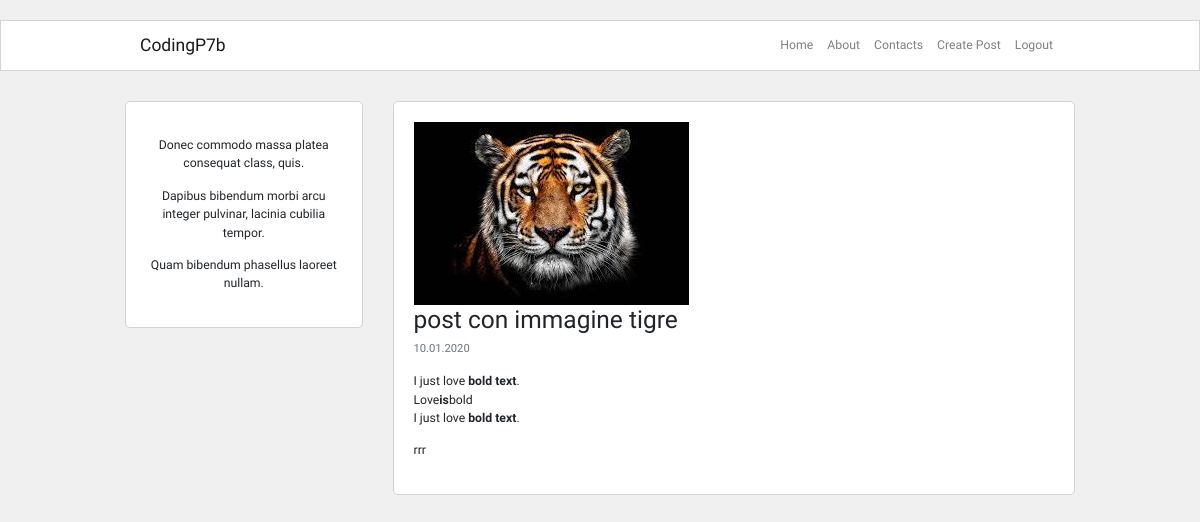
Screenshot of /posts/4444-z0vfu5 (signed in) with the database file from the repository.
### blog/models.py (models this page shows, shortened)
class Post(db.Model):
    id = db.Column(db.Integer, primary_key=True)
    user_id = db.Column(db.Integer, db.ForeignKey('user.id'), nullable=False)
    created_at = db.Column(db.DateTime, default=datetime.now)
    title = db.Column(db.String(120), nullable=False)
    description = db.Column(db.String(240))
    body = db.Column(db.Text(), nullable=False) # no string limits
    slug = db.Column(db.String(250))
    image = db.Column(db.String(120))

### blog/routes.py (the view)
@app.route("/posts/<string:post_slug>")
def post_detail(post_slug):  # adesso accetta lo slug
    post_instance = Post.query.filter_by(slug=post_slug).first_or_404()
    return render_template("post_detail.html", post=post_instance)

### blog/models.py (called while the page is built)
@login_manager.user_loader
def load_user(id):
    return User.query.get(int(id))

### blog/templates/post_detail.html (shortened to what this page needs)
{% extends 'base.html' %}
{% block content %}
<div class="container content-container">
    <div class="row no-gutters">
        <div class="col-md-9 order-md-2">
            <div class="post-page-block">
                {% if post.image %}
                <div>
                    <img class="img-fluid" src="{{ url_for('static', filename='img/posts/' + post.image) }}" alt="">
                </div>
                {% endif %}
                <h3>{{ post.title }}</h3>
                <p class="p-small-two text-muted">
                    {{ post.created_at.strftime('%d.%m.%Y') }}
                </p>
                <p>
                    {{ post.body|markdown }}
                </p>
            </div>
        </div>
        <div class="col-md-3 order-md-1">
            {%include 'about_me_snippet.html' %}
        </div>
    </div>
</div>
{% endblock %}

### blog/static/blog.css (style rules this page uses)
html, body { font-family: 'Raleway', sans-serif; font-size: 0.875rem; padding: 10px 0px 10px 0px; background-color: #f0f0f0; }
.content-container { max-width: 950px; margin-top: 30px; margin-bottom: 30px; padding: 0px; }
.post-page-block { background-color: #fff; border: 1px solid #d3d3d3; border-radius: 5px; padding: 20px; margin-bottom: 30px; }
.p-small-two { font-size: 0.800rem; }
@media (min-width: 768px) { .post-page-block { margin-left: 30px; } }

### rows the page displays
Post: image (picture), title "post con immagine tigre", created_at "10.01.2020", body "I just love bold text . Love is bold I just love bold text . rrr"

### other values shown
{{ lipsum(n=3, min=5, max=10) }} "Donec commodo massa platea consequat class, quis. Dapibus bibendum morbi arcu integer pulvinar, lacinia cubilia tempor. Quam bibendum phasellus laoreet nullam."
